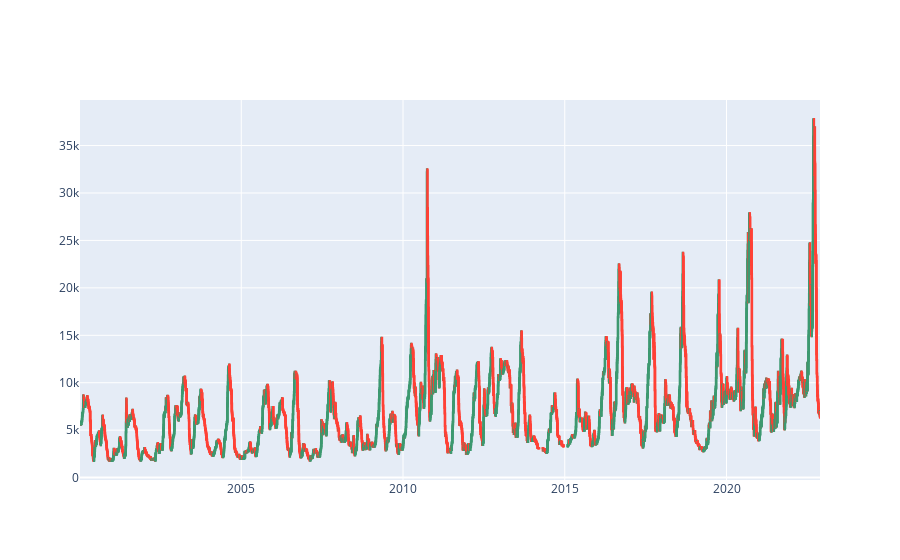
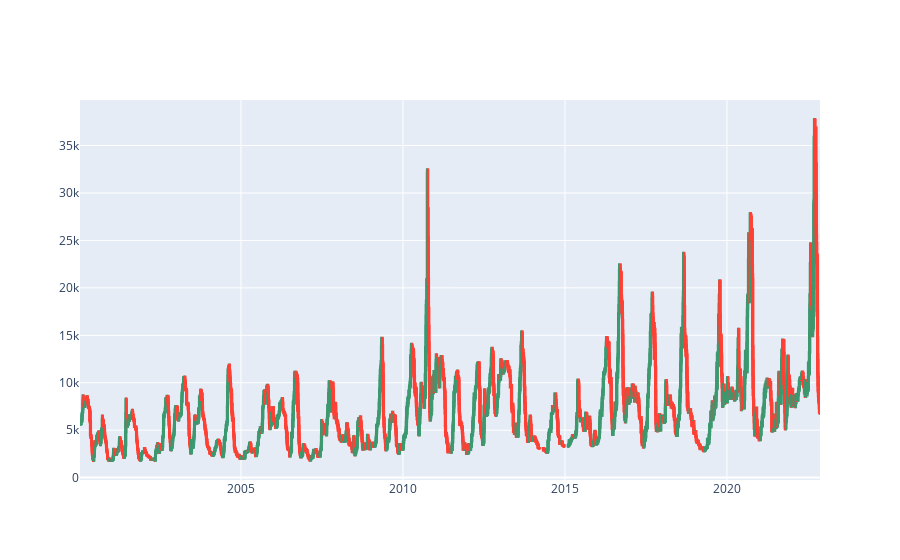
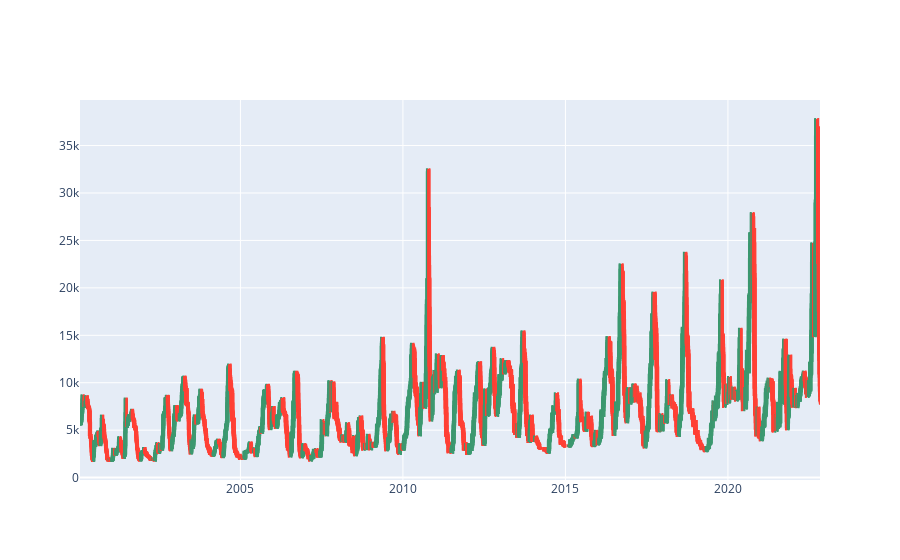
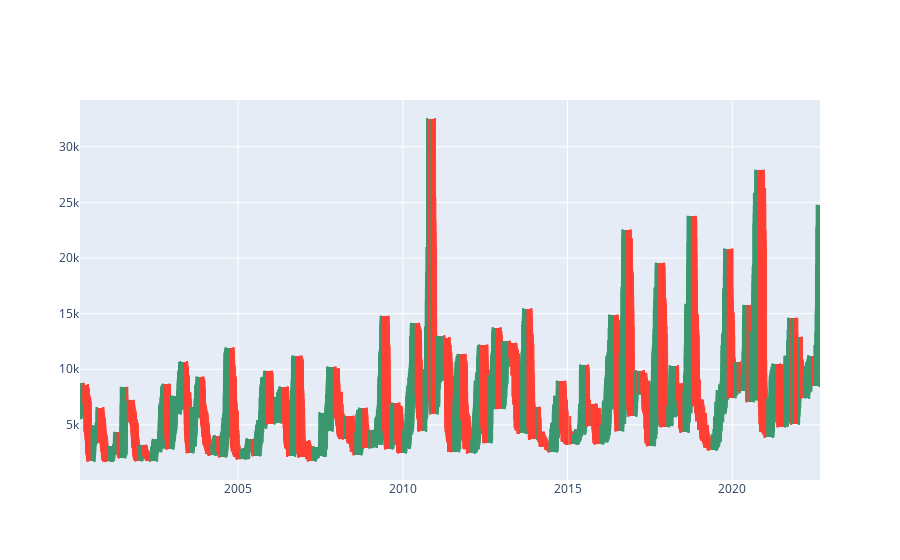

Notebook code for these charts, in order:
### Code cell
# 캔들 스틱 차트 그리기 제목추가=candle_df 변수명
def candle_stick_chart(candle_df):
    fig = go.Figure(data=[go.Candlestick(x=candle_df.index,
                                         open=candle_df['시가'],
                                         high=candle_df['고가'],
                                         low=candle_df['저가'],
                                         close=candle_df['종가'])])
    fig.update_layout(xaxis_rangeslider_visible=False)
    fig.show()

    

# 캔들 스틱 차트 그리기
candle_stick_chart(candle_df_5)
candle_stick_chart(candle_df_10)
candle_stick_chart(candle_df_20)
candle_stick_chart(candle_df_60)
candle_stick_chart(candle_df_120)

### Figure 1 — Plotly figure (JSON) as saved in the notebook; plotly's stock layout.template omitted (floating-point values rounded to 4 significant figures; data arrays with more than 128 entries replaced by an {"elided": "..."} marker saying what was removed)
{"data": [{"close": {"elided": "5870 float values"}, "high": {"elided": "5870 float values"}, "low": {"elided": "5870 float values"}, "open": {"elided": "5870 float values"}, "type": "candlestick", "x": {"elided": "5870 str values"}}], "layout": {"xaxis": {"rangeslider": {"visible": false}}}}

### Figure 2 — Plotly figure (JSON) as saved in the notebook; plotly's stock layout.template omitted (floating-point values rounded to 4 significant figures; data arrays with more than 128 entries replaced by an {"elided": "..."} marker saying what was removed)
{"data": [{"close": {"elided": "5860 float values"}, "high": {"elided": "5860 float values"}, "low": {"elided": "5860 float values"}, "open": {"elided": "5860 float values"}, "type": "candlestick", "x": {"elided": "5860 str values"}}], "layout": {"xaxis": {"rangeslider": {"visible": false}}}}

### Figure 3 — Plotly figure (JSON) as saved in the notebook; plotly's stock layout.template omitted (floating-point values rounded to 4 significant figures; data arrays with more than 128 entries replaced by an {"elided": "..."} marker saying what was removed)
{"data": [{"close": {"elided": "5840 float values"}, "high": {"elided": "5840 float values"}, "low": {"elided": "5840 float values"}, "open": {"elided": "5840 float values"}, "type": "candlestick", "x": {"elided": "5840 str values"}}], "layout": {"xaxis": {"rangeslider": {"visible": false}}}}

### Figure 4 — Plotly figure (JSON) as saved in the notebook; plotly's stock layout.template omitted (floating-point values rounded to 4 significant figures; data arrays with more than 128 entries replaced by an {"elided": "..."} marker saying what was removed)
{"data": [{"close": {"elided": "5760 float values"}, "high": {"elided": "5760 float values"}, "low": {"elided": "5760 float values"}, "open": {"elided": "5760 float values"}, "type": "candlestick", "x": {"elided": "5760 str values"}}], "layout": {"xaxis": {"rangeslider": {"visible": false}}}}
